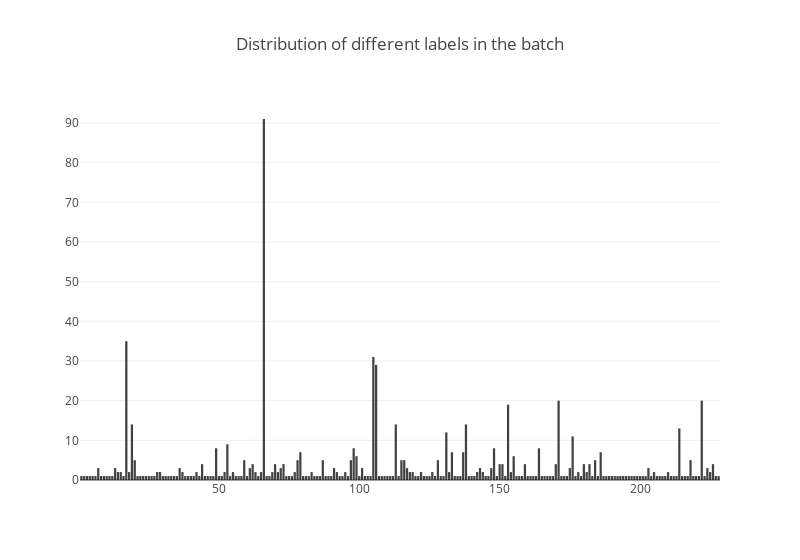

Notebook source saved alongside this figure:
### Markdown cell above
You can use the following plot with different macrobatch_size values to see how the distribution looks. Each label should have at least one image.

### Code cell
train_labels = Counter(all_labels)

xvalues = list(train_labels.keys())
yvalues = list(train_labels.values())

trace1 = go.Bar(x=xvalues, y=yvalues, opacity=0.8, name="year count", marker=dict(color='rgba(20, 20, 20, 1)'))
layout = dict(width=800, title='Distribution of different labels in the batch', legend=dict(orientation="h"));

fig = go.Figure(data=[trace1], layout=layout);
iplot(fig);

### Figure 1 — Plotly figure (JSON) as saved in the notebook; plotly's stock layout.template omitted (floating-point values rounded to 4 significant figures; data arrays with more than 128 entries replaced by an {"elided": "..."} marker saying what was removed)
{"data": [{"marker": {"color": "rgba(20, 20, 20, 1)"}, "name": "year count", "opacity": 0.8, "type": "bar", "x": {"elided": "228 str values"}, "y": {"elided": "228 int values"}}], "layout": {"legend": {"orientation": "h"}, "title": "Distribution of different labels in the batch", "width": 800}}
